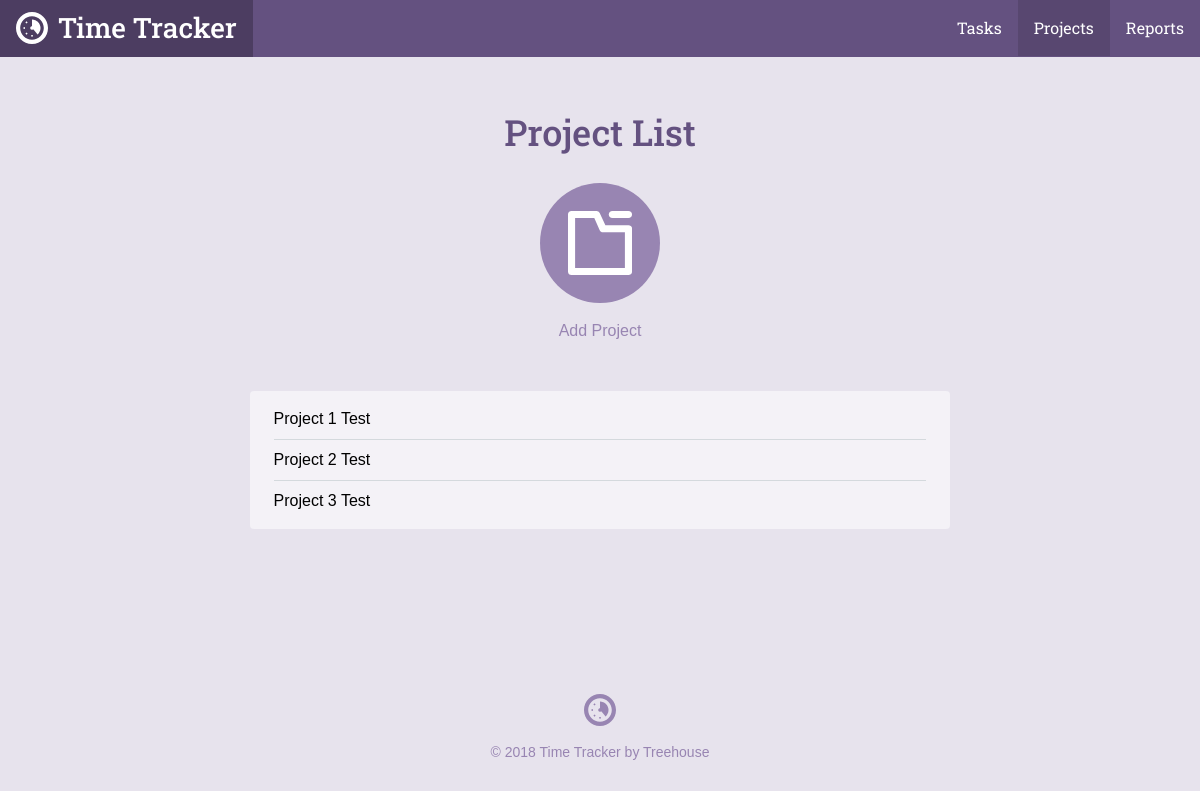
Page /project_list.php on the earlier database version.
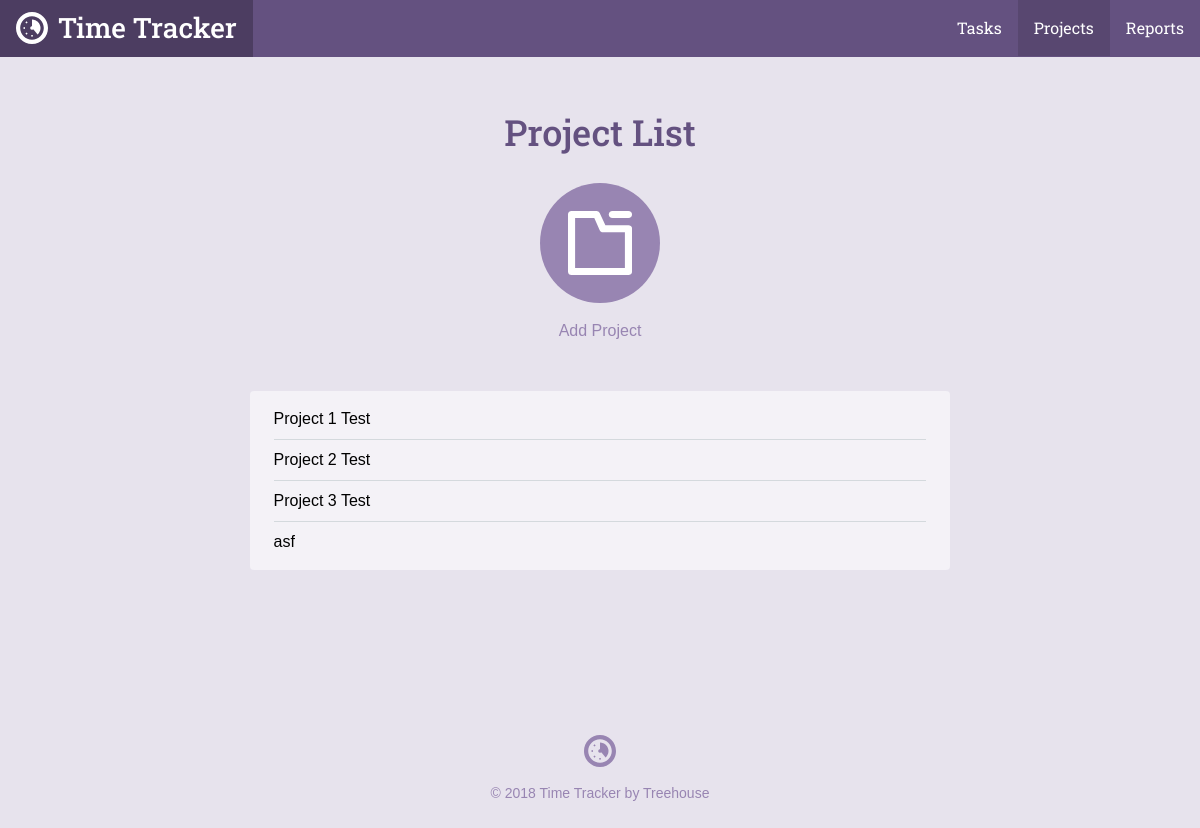
Same page on the later database version.
### tables this page shows
CREATE TABLE `projects` (
	`project_id`	INTEGER PRIMARY KEY AUTOINCREMENT,
	`title`	TEXT NOT NULL,
	`category`	TEXT NOT NULL
);

### inc/functions.php (called while the page is built, shortened)
<?php
function getProjectList()
{
    include "connection.php";
    try {
        return $db->query('SELECT project_id, title, category FROM projects');
    } catch (Exception $e) {
        echo "Error: ".$e->getMessage()."<br/>";
        return [];
    }
}

### project_list.php (the view, shortened to what this page needs)
<?php
require 'inc/functions.php';
$page = "projects";
include 'inc/header.php';
?>
<div class="section catalog random">
    <div class="col-container page-container">
        <div class="col col-70-md col-60-lg col-center">
            <h1 class="actions-header">Project List</h1>
            <div class="actions-item">
                <a class="actions-link" href="project.php">
                <span class="actions-icon">
                  <svg viewbox="0 0 64 64"><use xlink:href="#project_icon"></use></svg>
                </span>
                Add Project
                </a>
            </div>
            <div class="form-container">
                <ul class="items">
                    <?php
                    foreach (getProjectList() as $item) {
                        echo "<li>". $item['title'] ."</li>";
                    }
                    ?>
                </ul>
            </div>
        </div>
    </div>
</div>
<?php include("inc/footer.php"); ?>

### inc/header.php (shortened to what this page needs)
<html>
<head>
	<link rel="stylesheet" href="css/style.css" type="text/css">
</head>
<body>
	<header class="header">
    <div class="col-container">
  		<h1>
        <a class="logo" href="./">
          <svg viewbox="0 0 64 64" class="logo-icon"><use xlink:href="#logo_icon"></use></svg>
          <span class="logo-name">Time Tracker</span>
        </a>
      </h1>
  		<ul class="nav">
        <li class="nav-item tasks<?php if ($page == "tasks") { echo " on"; } ?>"><a class="nav-link" href="task_list.php">Tasks</a></li>
        <li class="nav-item projects<?php if ($page == "projects") { echo " on"; } ?>"><a class="nav-link" href="project_list.php">Projects</a></li>
        <li class="nav-item reports<?php if ($page == "reports") { echo " on"; } ?>"><a class="nav-link" href="reports.php">Reports</a></li>
      </ul>
    </div>
  </header>
	<div id="content">

### inc/footer.php
</div>
	<footer class="footer">
    <div class="col-container">
      <svg viewbox="0 0 64 64" class="logo-icon"><use xlink:href="#logo_icon"></use></svg>
  		<p class="footer-copy">&copy; <?php echo date("Y"); ?> Time Tracker by Treehouse</p>
    </div>
	</footer>
</body>
</html>

### css/style.css (style rules this page uses)
*,:after,:before { box-sizing:border-box }
html { font-family:sans-serif;-ms-text-size-adjust:100%;-webkit-text-size-adjust:100% }
body { margin:0 }
article,aside,details,figcaption,figure,footer,header,hgroup,main,menu,nav,section,summary { display:block }
a { background-color:transparent }
h1 { font-size:2em;margin:.67em 0 }
svg:not(:root) { overflow:hidden }
html { font-size:100%;line-height:1.5;-webkit-tap-highlight-color:transparent }
body { font-size:1rem;font-family:"Gotham Rounded A","Gotham Rounded B","Helvetica",Helvetica,Arial,sans-serif;font-style:normal;font-weight:400 }
.col { float:left;width:100% }
.col-container:before,.col-container:after { content:" ";display:table }
.col-container:after { clear:both }
.col-center { float:none;margin:0 auto }
@media screen and (min-width: 680px) { .col-70-md { width:70% !important } }
@media screen and (min-width: 960px) { .col-60-lg { width:60% !important } }
h1,h2,h3,h4,h5,h6 { color:#40484a;display:block;font-weight:500;margin:0;text-rendering:optimizeLegibility }
h1 { font-size:2.25rem }
p { color:#576366;font-size:1rem;line-height:1.5;margin:0 }
a { color:#3f8abf;cursor:pointer;transition:color 300ms 0s ease;text-decoration:none }
ul,ol { margin:0;padding:0 0 0 2rem }
body { background-color:#e7e3ed }
h1,h2,h3,h4,h5,h6 { color:#645180;font-family:"Roboto Slab", Helvetica, Arial, sans-serif }
p { color:#7D669E }
.header { background-color:#645180;overflow:hidden }
.header h1 { float:left }
.col-container { margin:0 auto;max-width:1200px }
.logo { display:inline-block;transition:background 200ms ease-in-out }
@media screen { .logo { padding:.4rem 1rem .7rem } }
@media screen and (min-width: 680px) { .logo { padding:.45rem 1rem .5rem } }
.logo-icon { width:32px;fill:#fff;margin-top:5px;float:left }
.footer .logo-icon { float:none;margin-bottom:1rem;fill:#9885b2 }
.logo-name { color:#fff;font-family:"Roboto Slab", Helvetica, Arial, sans-serif;margin-left:10px;font-size:1.75rem }
@media screen { .logo-name { display:none } }
@media screen and (min-width: 680px) { .logo-name { display:inline } }
.nav { float:right;list-style:none }
.nav-item { float:left }
.nav-item.on .nav-link { background-color:#584770;cursor:default }
.nav-link { color:#fff;font-family:"Roboto Slab", Helvetica, Arial, sans-serif;transition:background 200ms ease-in-out;padding:1rem;display:inline-block }
@media screen { .nav-link { font-size:15px } }
@media screen and (min-width: 680px) { .nav-link { font-size:16px } }
.actions-header { margin-bottom:1.5rem }
.actions-item { margin:0 1.5rem }
@media screen and (min-width: 680px) { .actions-item { display:inline-block;float:left } }
.page-container .actions-item { float:none }
.actions-link { transition:color 200ms ease-in-out;color:#9885b2;display:block }
@media screen { .actions-link { margin-bottom:2rem } }
@media screen and (min-width: 680px) { .actions-link { margin-bottom:0 } }
.actions-icon { width:120px;height:120px;transition:background 200ms ease-in-out;display:block;background-color:#9885b2;border-radius:9999px }
@media screen { .actions-icon { margin-bottom:.5rem } }
@media screen and (min-width: 680px) { .actions-icon { margin-bottom:1rem } }
.actions-icon svg { width:64px;height:64px;margin-top:28px;fill:#fff;display:inline-block }
.page-container .actions-icon { margin-left:auto;margin-right:auto }
.page-container { text-align:center }
@media screen { .page-container { padding:1.5rem 1rem 0 1rem } }
@media screen and (min-width: 680px) { .page-container { padding-top:3rem } }
.form-container { background-color:#f4f2f7;border-radius:4px }
@media screen { .form-container { padding:.5rem 1.5rem;margin-top:.5rem;margin-bottom:1.5rem } }
@media screen and (min-width: 680px) { .form-container { padding:.5rem 1.5rem;margin-top:3rem;margin-bottom:0 } }
.items { list-style:none;overflow:hidden;padding:0;margin:0 }
.items li { position:relative;text-align:left;border-bottom:solid 1px #d4d9dd;padding-top:.5rem;padding-bottom:.5rem }
.items li:last-child { border-bottom:none !important }
.footer { padding:5rem 0 0 0;text-align:center }
@media screen { .footer { margin-top:1.5rem;margin-bottom:1.5rem } }
@media screen and (min-width: 680px) { .footer { margin-top:5rem } }
.footer-copy { font-size:.875rem;color:#9885b2 }

Differences in the rows shown:
added projects: title "asf"
